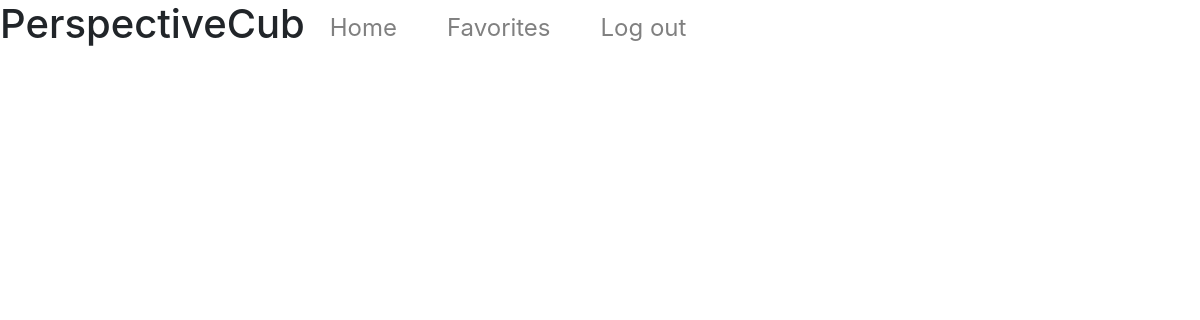
/show_favorites (signed in), run on an earlier commit of the app's database.
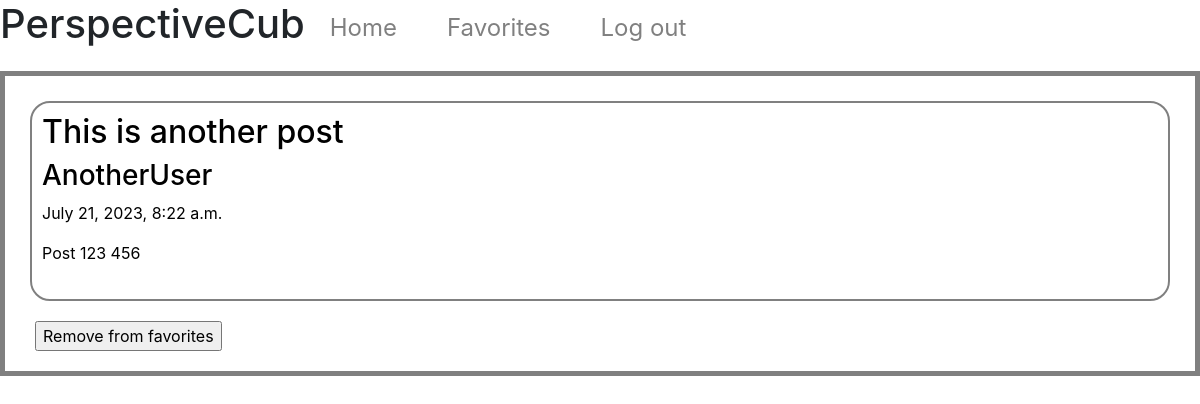
And on a later commit of the database.
### PerspectiveCub/models.py (models this page shows, shortened)
class favorites(models.Model):
    saver = models.ForeignKey(User, on_delete=models.CASCADE, related_name="saver", default="")
    post = models.ForeignKey(posts, on_delete=models.CASCADE, related_name="saved_post", default="")

class posts(models.Model):
    profile = models.ForeignKey(Profile, on_delete=models.CASCADE, related_name="Profile", default="")
    title = models.CharField(max_length=30)
    content = models.TextField()
    timestamp = models.DateTimeField()

class Profile(models.Model):
    user = models.OneToOneField(User, on_delete=models.CASCADE, primary_key=True, related_name="user")

class User(AbstractUser):
    pass

### PerspectiveCub/views.py (the view)
# urls.py: path("show_favorites", views.show_favorites, name="show_favorites"),
def show_favorites(request):
    post = favorites.objects.filter(saver = request.user)
    return render(request, "PerspectiveCub/favorites.html", {
        "posts" : post
        })

### PerspectiveCub/templates/PerspectiveCub/favorites.html (shortened to what this page needs)
{% extends 'PerspectiveCub/layout.html' %}
{% load static %}
{% block head %}
    <link rel="stylesheet" href="{% static 'PerspectiveCub/index_styles.css' %}">
{% endblock %}
{% block body %}
{% if user.is_authenticated %}
  <div id="show-posts">
    {% for post in posts %}
    <div class="outer">
      <div id="a_post">
    <a id="view_post" href="{{ post.post.id }}">
        <h2 id="title">{{ post.post.title }}</h2>
        <h3 id="name">{{ post.post.profile.user }}</h3>
        <p id="date_time">{{ post.post.timestamp }}</p>
        <p id="post_content">{{ post.post.content }}</p>
        <br>
    </a>
      </div>
        <form action="remove/{{ post.id }}" method="POST">
          <input type="submit" value="Remove from favorites" class="remove_button">
        </form>
    </div>
    {% endfor %}
  </div>
{% endif %}
{% endblock %}

### PerspectiveCub/templates/PerspectiveCub/layout.html (shortened to what this page needs)
{% load static %}
<!DOCTYPE html>
<html lang="en">
  <head>
    <link rel="stylesheet" href="{% static 'PerspectiveCub/layout_styles.css' %}">
     <link rel="stylesheet" href="https://stackpath.bootstrapcdn.com/bootstrap/4.4.1/css/bootstrap.min.css">
     {% block head %}
     {% endblock %}
  </head>
  <body>
    <div class="header">
      <h1>PerspectiveCub</h1>
      <a href="{% url 'index' %}">Home</a>
      {% if user.is_authenticated %}
      <a href="{% url 'show_favorites' %}">Favorites</a>
       <a href="{% url 'logout' %}">Log out</a>
      {% else %}
        <a href="{% url 'signup' %}">Sign up</a>
        <a href="{% url 'login' %}">Log in</a>
      {% endif %}
    </div>
    <content>
      {% block body %}
      {% endblock %}
    </content>
  </body>
</html>

### PerspectiveCub/static/PerspectiveCub/layout_styles.css (style rules this page uses)
html { font-family: consolas; }
.header { display:flex; }
.header a { padding: 25px; padding-top: 10px; font-size: 24px; font-style:none; color: gray; }

### PerspectiveCub/static/PerspectiveCub/index_styles.css (style rules this page uses)
#a_post { margin:20px; padding:10px; height:200px; overflow:hidden; border: 2px solid gray; white-space: nowrap; border-radius:20px; text-overflow:ellipsis; }
#view_post { color: black; text-decoration:none; }
.remove_button { position:relative; left:25px; }
.outer { border:5px solid gray; padding:5px; padding-bottom:20px; }

What changed in the data, as far as the page shows it:
added favorites: post "This is another post", post.profile.user "AnotherUser", post.timestamp "July 21, 2023, 8:22 a.m.", post.content "Post 123 456"
